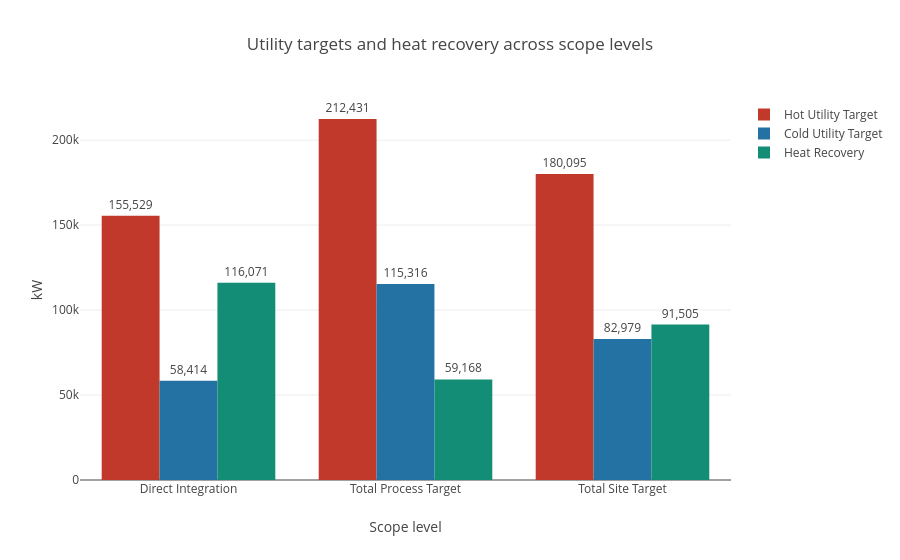

The code cell stored with this chart in its notebook:
### Code cell
target_metrics = target_rows.melt(
    id_vars="Scope",
    value_vars=["Hot Utility Target", "Cold Utility Target", "Heat Recovery"],
    var_name="Metric",
    value_name="Value",
)

metric_colours = {
    "Hot Utility Target": "#c0392b",
    "Cold Utility Target": "#2471a3",
    "Heat Recovery": "#138d75",
}

scope_comparison_fig = go.Figure()
for metric in ["Hot Utility Target", "Cold Utility Target", "Heat Recovery"]:
    metric_rows = target_metrics.loc[target_metrics["Metric"] == metric]
    scope_comparison_fig.add_bar(
        name=metric,
        x=metric_rows["Scope"],
        y=metric_rows["Value"],
        marker_color=metric_colours[metric],
        text=[f"{value:,.0f}" for value in metric_rows["Value"]],
        textposition="outside",
    )

scope_comparison_fig.update_layout(
    barmode="group",
    title="Utility targets and heat recovery across scope levels",
    xaxis_title="Scope level",
    yaxis_title="kW",
)
scope_comparison_fig

### Figure 1 — Plotly figure (JSON) as saved in the notebook; plotly's stock layout.template omitted (floating-point values rounded to 4 significant figures)
{"data": [{"marker": {"color": "#c0392b"}, "name": "Hot Utility Target", "text": ["155,529", "212,431", "180,095"], "textposition": "outside", "type": "bar", "x": ["Direct Integration", "Total Process Target", "Total Site Target"], "y": [155500.0, 212400.0, 180100.0]}, {"marker": {"color": "#2471a3"}, "name": "Cold Utility Target", "text": ["58,414", "115,316", "82,979"], "textposition": "outside", "type": "bar", "x": ["Direct Integration", "Total Process Target", "Total Site Target"], "y": [58410.0, 115300.0, 82980.0]}, {"marker": {"color": "#138d75"}, "name": "Heat Recovery", "text": ["116,071", "59,168", "91,505"], "textposition": "outside", "type": "bar", "x": ["Direct Integration", "Total Process Target", "Total Site Target"], "y": [116100.0, 59170.0, 91500.0]}], "layout": {"barmode": "group", "title": {"text": "Utility targets and heat recovery across scope levels"}, "xaxis": {"title": {"text": "Scope level"}}, "yaxis": {"title": {"text": "kW"}}}}
